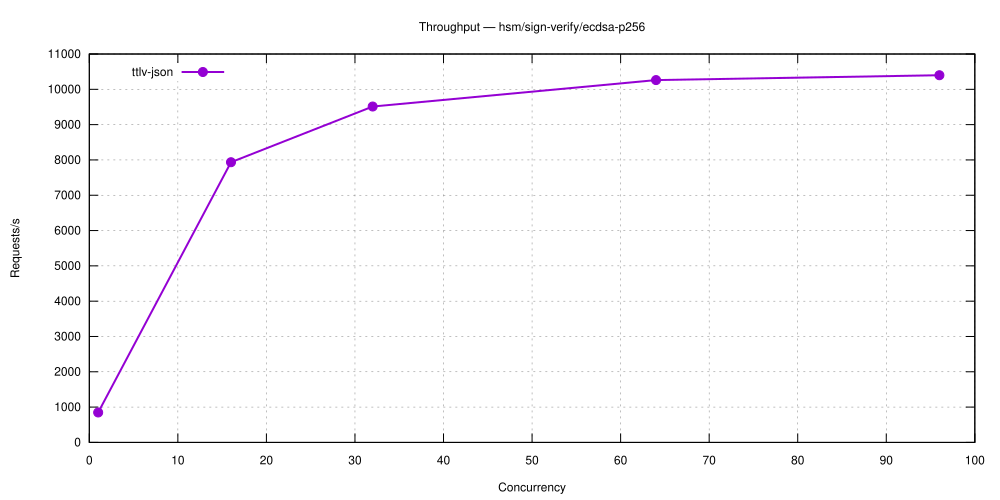

gnuplot code for this plot:
set terminal svg size 1000,500 enhanced font 'Helvetica,12'
set output 'hsm_sign-verify_ecdsa-p256.svg'
set title 'Throughput — hsm/sign-verify/ecdsa-p256'
set grid
set xlabel 'Concurrency'
set ylabel 'Requests/s'
set key top left
plot 'hsm_sign-verify_ecdsa-p256-5.28.0-ttlv-json.dat' using 1:2 with linespoints lw 2 pt 7 title 'ttlv-json'
